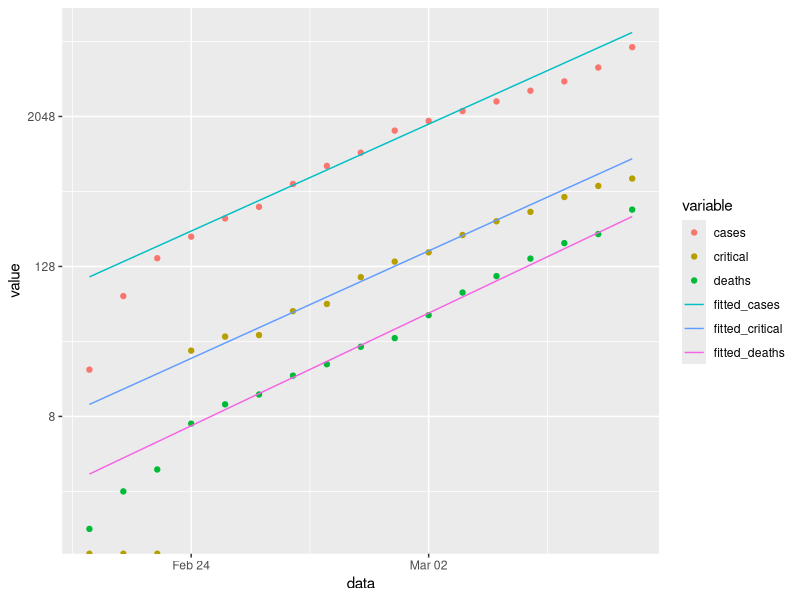
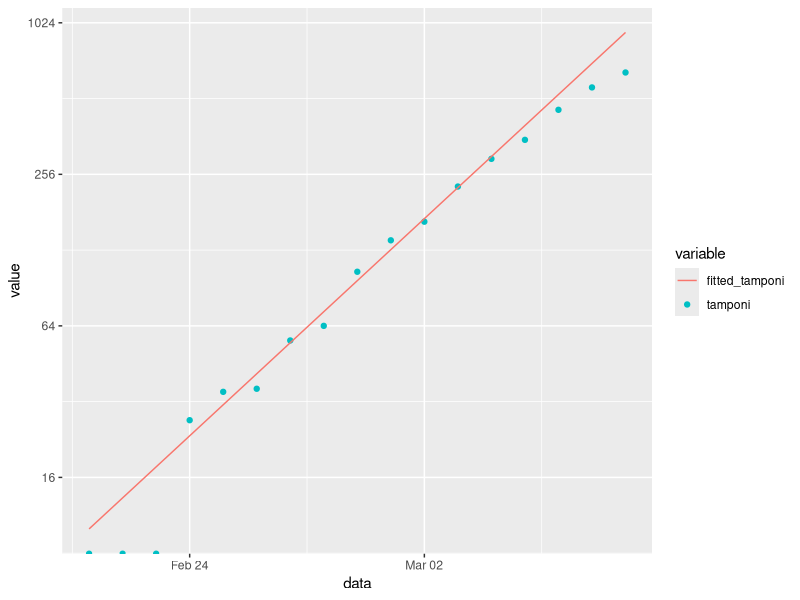
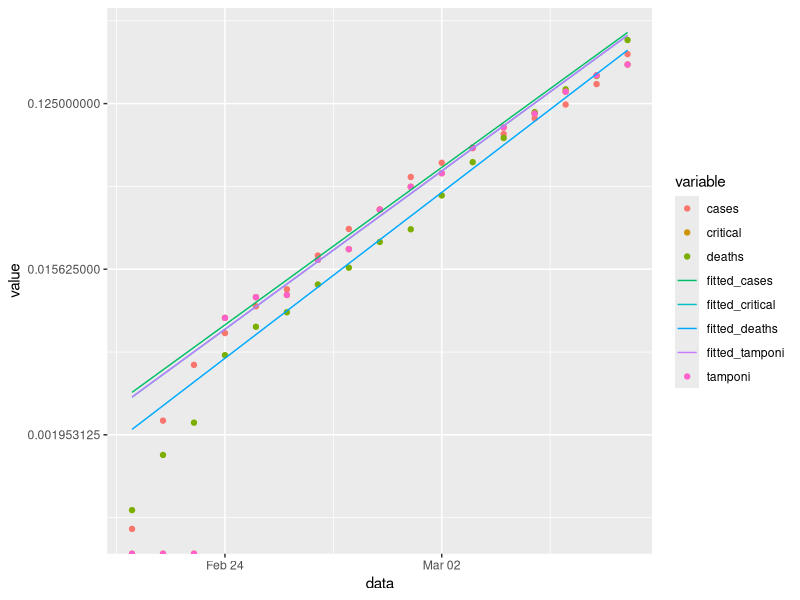
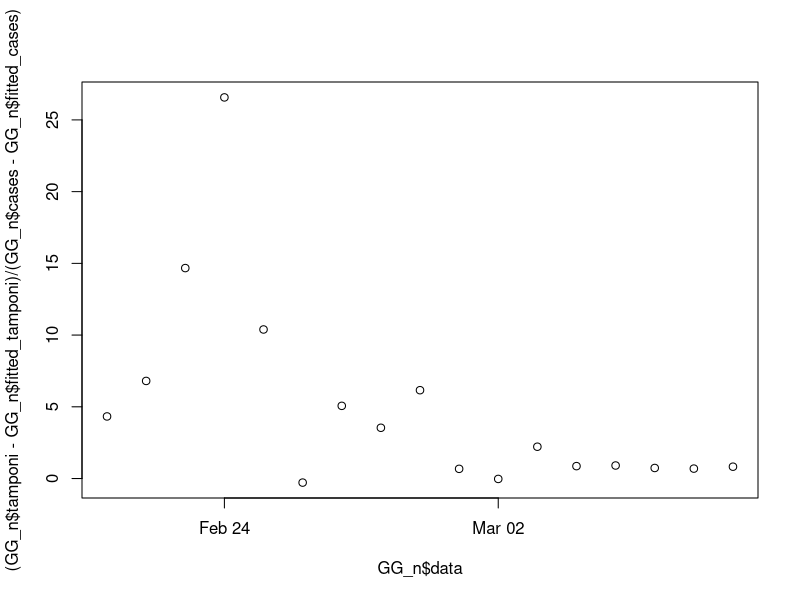
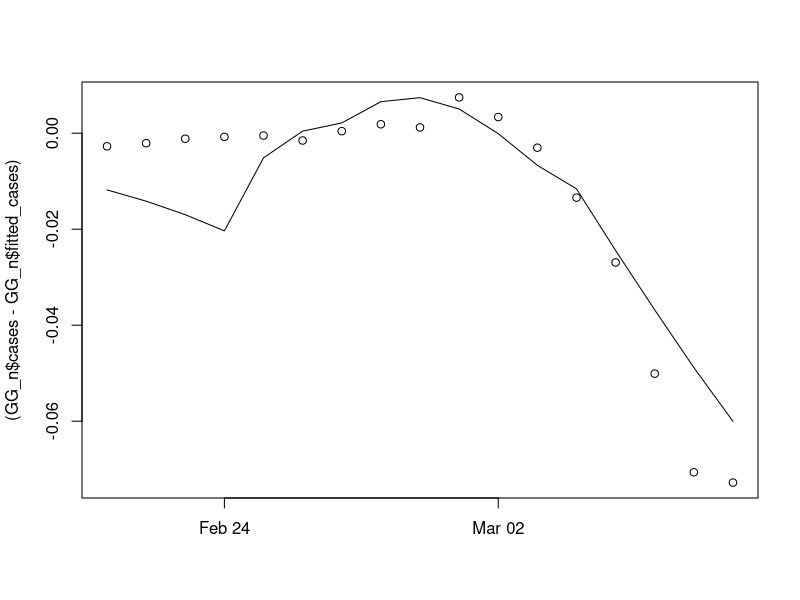

The R source for these figures, in order:
rm(list = ls())

 library(ggplot2)
library(dplyr)
# library(multiApply)
# library(ncdf4)
# library(CSTools)
# library(zeallot)
# library(lubridate)
# library(SPEI)
# library(MASS)
# library(eneaR)

#setwd("C:/Users/marcello/Google Drive/ZZ_WORK/covid19italia-master/")

start_date=5
end_date=13
da = read.table("./covid-19-it-protezione-civile.txt", header=TRUE)
dat = as.data.frame(da)
tempo=seq(1,length(dat$date))
dat = cbind(dat, tempo)
dat$date = as.Date(dat$date)
#plot(as.Date(dat$date),as.numeric(dat$cases))

#TAMPONI
aa = read.csv2("Daily_Covis19_Italian_Data_Cumulative.csv", sep=",")
tamponi = aa %>% group_by(Date) %>% summarise(somma =sum(Tests)) 
tamponi2=dat$cases*0
tamponi2[5:length(dat$cases)]=tamponi$somma
tamponi_n=tamponi2
tamponi_n=tamponi_n/sum(tamponi_n)

dat_n = dat
dat_n$cases=dat_n$cases/sum(dat_n$cases)
dat_n$deaths=dat_n$deaths/sum(dat_n$deaths)
dat_n$healed=dat_n$healed/sum(dat_n$healed)
dat_n$critical=dat_n$critical/sum(dat_n$critical)
dat_n$severe=dat_n$severe/sum(dat_n$severe)

tempo2=dat$tempo[start_date:end_date]
LL=(dat$cases[start_date:end_date])
fit = lm(log(LL) ~ (tempo2))
fit$coefficients

LL_deaths=(dat$deaths[start_date:end_date])
fit_deaths = lm(log(LL_deaths) ~ (tempo2))
fit_deaths$coefficients

LL_critical=(dat$critical[start_date:end_date])
fit_critical = lm(log(LL_critical) ~ (tempo2))
fit_critical$coefficients

LL_tamponi=(tamponi2[start_date:end_date])
fit_tamponi = lm(log(LL_tamponi) ~ (tempo2))
fit_tamponi$coefficients


#fit_normalizzati
LL=(dat_n$cases[start_date:end_date])
fit_n = lm(log(LL) ~ (tempo2))
fit_n$coefficients

LL_deaths=(dat_n$deaths[start_date:end_date])
fit_deaths_n = lm(log(LL_deaths) ~ (tempo2))
fit_deaths_n$coefficients

LL_critical=(dat_n$critical[start_date:end_date])
fit_critical_n = lm(log(LL_critical) ~ (tempo2))
fit_critical_n$coefficients

LL_tamponi=(tamponi_n[start_date:end_date])
fit_tamponi_n = lm(log(LL_tamponi) ~ (tempo2))
fit_tamponi_n$coefficients

#Plot the fitted line

#GG=data.frame(as.Date(dat$date),dat$cases,dat$deaths,dat$critical)
rfit_cases =exp(fit$coefficients[1] + dat$tempo * fit$coefficients[2])
rfit_deaths =exp(fit_deaths$coefficients[1] + dat$tempo * fit_deaths$coefficients[2])
rfit_critical =exp(fit_critical$coefficients[1] + dat$tempo * fit_critical$coefficients[2])
rfit_tamponi =exp(fit_tamponi$coefficients[1] + dat$tempo * fit_tamponi$coefficients[2])

#estraploazioni normalizzate
nrfit_cases =exp(fit_n$coefficients[1] + dat$tempo * fit_n$coefficients[2])
nrfit_deaths =exp(fit_deaths_n$coefficients[1] + dat$tempo * fit_deaths_n$coefficients[2])
nrfit_critical =exp(fit_critical_n$coefficients[1] + dat$tempo * fit_critical_n$coefficients[2])
nrfit_tamponi =exp(fit_tamponi_n$coefficients[1] + dat$tempo * fit_tamponi_n$coefficients[2])

GG=data.frame(dat$date,tempo,dat$cases,dat$deaths,dat$critical,tamponi2, 
              rfit_cases,rfit_deaths,rfit_critical, rfit_tamponi)
names(GG)=c("data","tempo", "cases", "deaths","critical","tamponi", 
            "fitted_cases", "fitted_deaths", "fitted_critical", "fitted_tamponi")
GG_n=data.frame(dat_n$date,tempo,dat_n$cases,dat_n$deaths,dat_n$critical,tamponi_n, 
              nrfit_cases,nrfit_deaths,nrfit_critical, nrfit_tamponi)
names(GG_n)=c("data","tempo", "cases", "deaths","critical","tamponi", 
            "fitted_cases", "fitted_deaths", "fitted_critical", "fitted_tamponi")

ggplot(data=GG, aes(x=data,y= value, color=variable))+ 
  scale_y_continuous(trans='log2')+
  geom_point(aes(y = cases, col = "cases")) + 
  geom_point(aes(y = deaths, col = "deaths")) + 
  geom_point(aes(y = critical, col = "critical"))+
#  geom_point(aes(y = critical, col = "tamponi"))+
  geom_line(aes(y = fitted_cases, col = "fitted_cases")) + 
  geom_line(aes(y = fitted_deaths, col = "fitted_deaths")) + 
  geom_line(aes(y = fitted_critical, col = "fitted_critical"))
#geom_line(aes(y = fitted_critical, col = "fitted_tamponi"))
ggplot(data=GG, aes(x=data,y= value, color=variable))+ 
  scale_y_continuous(trans='log2')+
  geom_point(aes(y = critical, col = "tamponi"))+
 geom_line(aes(y = fitted_critical, col = "fitted_tamponi"))

ggplot(data=GG_n, aes(x=data,y= value, color=variable))+ 
  scale_y_continuous(trans='log2')+
  geom_point(aes(y = cases, col = "cases")) + 
  geom_point(aes(y = deaths, col = "deaths")) + 
  geom_point(aes(y = critical, col = "critical"))+
    geom_point(aes(y = critical, col = "tamponi"))+
  geom_line(aes(y = fitted_cases, col = "fitted_cases")) + 
  geom_line(aes(y = fitted_deaths, col = "fitted_deaths")) + 
  geom_line(aes(y = fitted_critical, col = "fitted_critical"))+
geom_line(aes(y = fitted_critical, col = "fitted_tamponi"))

plot(GG_n$data,(GG_n$tamponi-GG_n$fitted_tamponi)/(GG_n$cases-GG_n$fitted_cases))

plot(GG_n$data,     (GG_n$cases-GG_n$fitted_cases),xlab="")
lines(GG_n$data,(GG_n$tamponi-GG_n$fitted_tamponi))



# 
# 
# plot(dat$date[start_date:length(dat$date)], (dat$cases[start_date:length(dat$date)]))
# lines(dat$date[start_date:length(dat$date)],  
#       exp(fit$coefficients[1] + dat$tempo[start_date:length(dat$date)] * fit$coefficients[2]), col = "red")
# 
# plot(dat$date, (dat$cases), log="y")
# lines(dat$date,  
#       exp(fit$coefficients[1] + dat$tempo * fit$coefficients[2]), col = "red", log="y")
# 
# plot(dat$date, (dat$deaths), log="y")
# lines(dat$date,  
#       exp(fit_deaths$coefficients[1] + dat$tempo * fit_deaths$coefficients[2]), col = "red", log="y")
# 
# plot(dat$date, (dat$critical), log="y")
# lines(dat$date,  
#       exp(fit_critical$coefficients[1] + dat$tempo * fit_critical$coefficients[2]), col = "red", log="y")
# 
